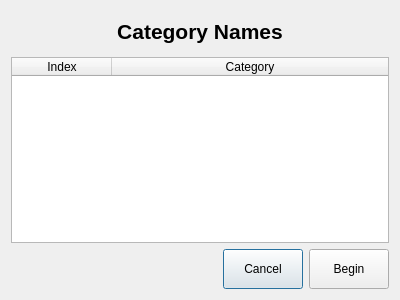
<?xml version="1.0" encoding="UTF-8"?>
<ui version="4.0">
 <class>Dialog</class>
 <widget class="QDialog" name="Dialog">
  <property name="geometry">
   <rect>
    <x>0</x>
    <y>0</y>
    <width>400</width>
    <height>300</height>
   </rect>
  </property>
  <property name="windowTitle">
   <string>Dialog</string>
  </property>
  <layout class="QVBoxLayout" name="verticalLayout">
   <item>
    <layout class="QHBoxLayout" name="horizontalLayout">
     <item>
      <spacer name="horizontalSpacer_2">
       <property name="orientation">
        <enum>Qt::Horizontal</enum>
       </property>
       <property name="sizeHint" stdset="0">
        <size>
         <width>40</width>
         <height>20</height>
        </size>
       </property>
      </spacer>
     </item>
     <item>
      <widget class="QLabel" name="label">
       <property name="sizePolicy">
        <sizepolicy hsizetype="Expanding" vsizetype="Preferred">
         <horstretch>0</horstretch>
         <verstretch>0</verstretch>
        </sizepolicy>
       </property>
       <property name="minimumSize">
        <size>
         <width>0</width>
         <height>40</height>
        </size>
       </property>
       <property name="maximumSize">
        <size>
         <width>16777215</width>
         <height>40</height>
        </size>
       </property>
       <property name="font">
        <font>
         <family>Arial</family>
         <pointsize>16</pointsize>
         <weight>75</weight>
         <bold>true</bold>
        </font>
       </property>
       <property name="text">
        <string>Category Names</string>
       </property>
       <property name="alignment">
        <set>Qt::AlignCenter</set>
       </property>
      </widget>
     </item>
     <item>
      <spacer name="horizontalSpacer_3">
       <property name="orientation">
        <enum>Qt::Horizontal</enum>
       </property>
       <property name="sizeHint" stdset="0">
        <size>
         <width>40</width>
         <height>20</height>
        </size>
       </property>
      </spacer>
     </item>
    </layout>
   </item>
   <item>
    <widget class="QTableWidget" name="tableWidget">
     <attribute name="horizontalHeaderStretchLastSection">
      <bool>true</bool>
     </attribute>
     <attribute name="verticalHeaderStretchLastSection">
      <bool>false</bool>
     </attribute>
     <column>
      <property name="text">
       <string>Index</string>
      </property>
     </column>
     <column>
      <property name="text">
       <string>Category</string>
      </property>
     </column>
    </widget>
   </item>
   <item>
    <layout class="QHBoxLayout" name="horizontalLayout_3">
     <item>
      <spacer name="horizontalSpacer">
       <property name="orientation">
        <enum>Qt::Horizontal</enum>
       </property>
       <property name="sizeHint" stdset="0">
        <size>
         <width>78</width>
         <height>20</height>
        </size>
       </property>
      </spacer>
     </item>
     <item>
      <widget class="QPushButton" name="button_cancel">
       <property name="minimumSize">
        <size>
         <width>80</width>
         <height>40</height>
        </size>
       </property>
       <property name="maximumSize">
        <size>
         <width>80</width>
         <height>40</height>
        </size>
       </property>
       <property name="text">
        <string>Cancel</string>
       </property>
      </widget>
     </item>
     <item>
      <widget class="QPushButton" name="button_next">
       <property name="sizePolicy">
        <sizepolicy hsizetype="Fixed" vsizetype="Fixed">
         <horstretch>0</horstretch>
         <verstretch>0</verstretch>
        </sizepolicy>
       </property>
       <property name="minimumSize">
        <size>
         <width>80</width>
         <height>40</height>
        </size>
       </property>
       <property name="maximumSize">
        <size>
         <width>80</width>
         <height>40</height>
        </size>
       </property>
       <property name="text">
        <string>Begin</string>
       </property>
      </widget>
     </item>
    </layout>
   </item>
  </layout>
 </widget>
 <resources/>
 <connections/>
</ui>
